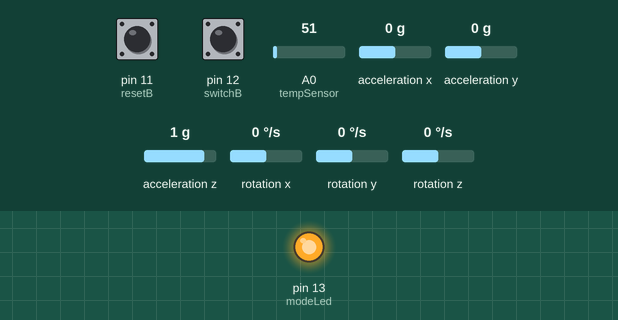
A sketch run on a simulated Arduino Uno, built with avr-gcc and run on an emulated ATmega328P. On the bench: output pins drawn as LEDs (lit = HIGH). Inputs (shaded band) come from the test bench; at power-on: pin 12 (switchB) HIGH, acceleration x 0 g, A0 (tempSensor) = 51, pin 11 (resetB) HIGH, acceleration y 0 g, acceleration z 1 g, rotation x 0 °/s, rotation y 0 °/s, rotation z 0 °/s. What the sketch prints to the serial monitor is not drawn.

Above: at 1.2 s.
1.3 s: pin 12 (switchB) pulled LOW for 0.15 s
At 1.7 s:
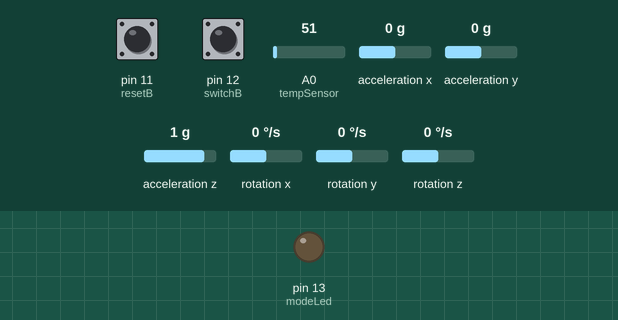
2.9 s: acceleration x set to -1.4 g
5.5 s: A0 (tempSensor) set to 61
8.5 s: pin 11 (resetB) pulled LOW for 0.15 s
11.5 s: acceleration y set to -1.4 g
14.5 s: pin 11 (resetB) pulled LOW for 1 s
Timing chart, 0 to 17.5 s (numbered marks = the images above; inputs shaded):
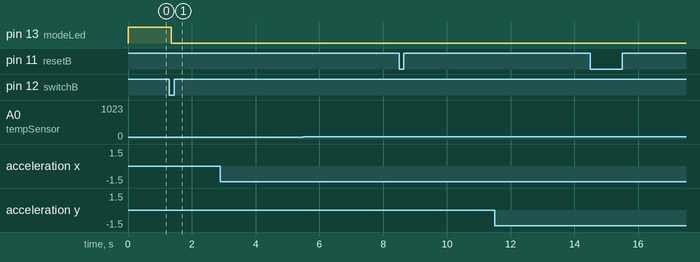

The sketch:

fitbit.ino
```cpp
// Name(s): Seunghan Bae

#include <Wire.h>
#include <SparkFun_MMA8452Q.h>

MMA8452Q accel;

int switchB = 12;
bool switchState = LOW;
bool switchLastState = LOW;
unsigned long switchDebTime = 0;

int resetB = 11;
bool resetState = LOW;
bool resetLastState = LOW;
unsigned long resetDebTime = 0;

bool mode = true;
int modeLed = 13;
unsigned long stepCount = 0;
unsigned long sleepCount = 0;
unsigned long stepTime = 0;
unsigned long sleepTime = 0;
bool threshold = true;
double compare[] = {0, 0, 0};
double prev[] = {0, 0, 0};

int tempSensor = 0;
unsigned long deltaTime = 0;
unsigned long deltaPeriod = 1000;

void setup() {
  Serial.begin(9600);
  pinMode(switchB, INPUT_PULLUP);
  pinMode(resetB, INPUT_PULLUP);
  pinMode(modeLed, OUTPUT);
  accel.init();

  sendDebug("Fitbit");
  sendDebug("Mark.I");
  sendDebug("...buy Apple Watch");
}

void loop() {
  switchMode();
  digitalWrite(modeLed, mode);
  reset();

  if (mode) countStep();
  else countSleep();

  unsigned long now = millis();
  if (now - deltaTime >= deltaPeriod) {

    if (mode) {
      sendStep();
      if (stepCount < 0) sendError("NEGATIVE STEPS");
    } else {
      sendSleep();
      if (sleepCount < 0) sendError("NEGATIVE SLEEP TIME");
    }

    sendTemp();
    sendRuntime(now);
    deltaTime += deltaPeriod;
  }
}

void switchMode() {
  bool reading = digitalRead(switchB);
  if (reading != switchLastState) switchDebTime = millis();

  if (millis() - switchDebTime >= 50) {
    if (reading != switchState) {
      switchState = reading;
      if (!switchState) {
        mode = !mode;
        if (mode) {
          stepCount = 0;
          stepTime = millis();
        } else {
          sleepCount = 0;
          sleepTime = millis();
        }
      }
    }
  }

  switchLastState = reading;
}

void reset() {
  bool reading = digitalRead(resetB);
  if (reading != resetLastState) resetDebTime = millis();

  if (millis() - resetDebTime >= 50) {
    if (reading != resetState) {
      resetState = reading;
      if (!resetState) {
        if (mode) {
          stepCount = 0;
          stepTime = millis();
        } else {
          sleepCount = 0;
          sleepTime = millis();
        }
      }
    }
  }

  resetLastState = reading;
}

void countStep() {
  //if (millis() - stepTime >= 50) {
    if (accel.available()) {
      accel.read();

      compare[0] = compare[1];
      compare[1] = compare[2];
      compare[2] = accel.cz;

      if (compare[1] <  0.7) threshold = true;

      if (threshold) {
        if ((compare[1] > compare[0]) && (compare[1] > compare[2]) && (compare[1] > 1.2)) {
          stepCount++;
          threshold = false;
        }
      }
    }
//    stepTime += 50;
//  }
}

void countSleep() {
  if (millis() - sleepTime >= 50) {
    if (accel.available()) {
      accel.read();

      bool boolX = abs(accel.cx - prev[0]) < 0.1;
      bool boolY = abs(accel.cy - prev[1]) < 0.1;
      bool boolZ = abs(accel.cz - prev[2]) < 0.1;

      if (boolX && boolY && boolZ) sleepCount += 50;

      prev[0] = accel.cx;
      prev[1] = accel.cy;
      prev[2] = accel.cz;
    }
    sleepTime += 50;
  }
}

void sendDebug(String s) {
  Serial.write(0x23);
  Serial.write(0x30);
  Serial.write((s.length() >> 8) & 0xff);
  Serial.write(s.length() & 0xff);
  for (int i = 0; i < s.length(); i++) {
    Serial.write(s[i]);
  }
}

void sendError(String s) {
  Serial.write(0x23);
  Serial.write(0x31);
  Serial.write((s.length() >> 8) & 0xff);
  Serial.write(s.length() & 0xff);
  for (int i = 0; i < s.length(); i++) {
    Serial.write(s[i]);
  }
}

void sendStep() {
  Serial.write(0x23);
  Serial.write(0x32);
  Serial.write(stepCount >> 24);
  Serial.write(stepCount >> 16);
  Serial.write(stepCount >> 8);
  Serial.write(stepCount);
}

void sendSleep() {
  Serial.write(0x23);
  Serial.write(0x33);
  Serial.write(sleepCount >> 24);
  Serial.write(sleepCount >> 16);
  Serial.write(sleepCount >> 8);
  Serial.write(sleepCount);
}

void sendTemp() {
  int tempReading = analogRead(tempSensor);
  float temp = (tempReading * 500.0 / 1023) - 50;
  unsigned long longTemp = *(unsigned long *) &temp;

  Serial.write(0x23);
  Serial.write(0x34);
  Serial.write(longTemp >> 24);
  Serial.write(longTemp >> 16);
  Serial.write(longTemp >> 8);
  Serial.write(longTemp);
}

void sendRuntime(unsigned long runtime) {
  Serial.write(0x23);
  Serial.write(0x35);
  Serial.write(runtime >> 24);
  Serial.write(runtime >> 16);
  Serial.write(runtime >> 8);
  Serial.write(runtime);
}
```

Measured:
- after the input at 1.3 s, pin 13 (modeLed): HIGH → LOW after 0.05 s
- after the input at 2.9 s, every drawn part: stays the same
- after the input at 5.5 s, every drawn part: stays the same
- after the input at 8.5 s, every drawn part: stays the same
- after the input at 11.5 s, every drawn part: stays the same
- after the input at 14.5 s, every drawn part: stays the same
